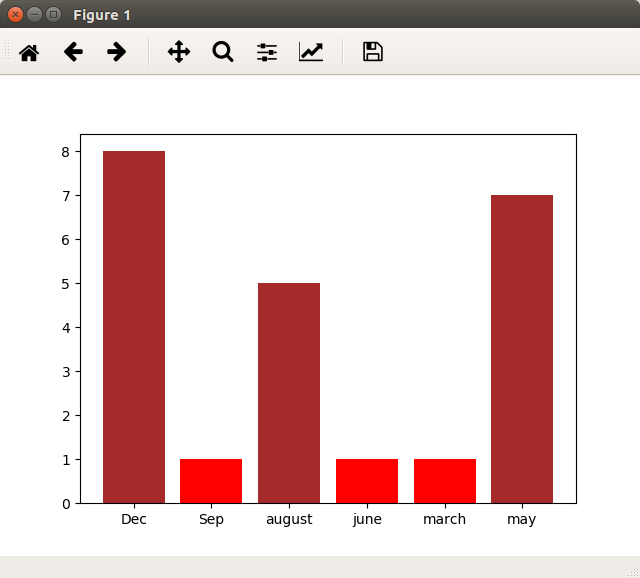

This figure's Python source:
import mysql.connector
import pandas as pd
import numpy as np
import matplotlib.pyplot as plt

db = mysql.connector.connect(
                        host='localhost',
                        user='root',
                        password = 'admin',
                        database = 'mydb'
                        )
mycursor = db.cursor()

# for MCDONALDS
sql="""SELECT INS1.facility_state,VIO1.violation_code as v_code,INS1.activity_date as date,COUNT(activity_date) FROM INS1 INNER JOIN VIO1 ON INS1.serial_number=VIO1.serial_number WHERE INS1.facility_state like "%CA%" GROUP BY month(INS1.activity_date)"""
mycursor.execute(sql)
myresult = mycursor.fetchall()
lst=[]
for i in myresult:
    emplst=[]
    emplst.append(i[0])
    emplst.append(i[1])
    emplst.append(i[2])
    emplst.append(i[3])
    lst.append(emplst)
col=['state','code','date','count']
df=pd.DataFrame(lst,columns=col)
df['date']=pd.to_datetime(df['date'])
mon=df['date'].dt.month
months_map = {1: 'Jan', 2: 'Feb' , 3:'march' , 4:'april',5:'may',6:'june',7:'july',8:'august',9:'Sep',10:'Oct',11:'Nov',12:'Dec'}
def mapper(month):
    return months_map[month]
lst=[]
for i in mon:
    lst.append(mapper(i))
df['month']=lst

x=df['month']
y=df['count']
xlabel=('months')
ylabel=('count per month')
plt.bar(x,y,color=['red','brown'])
plt.show()
